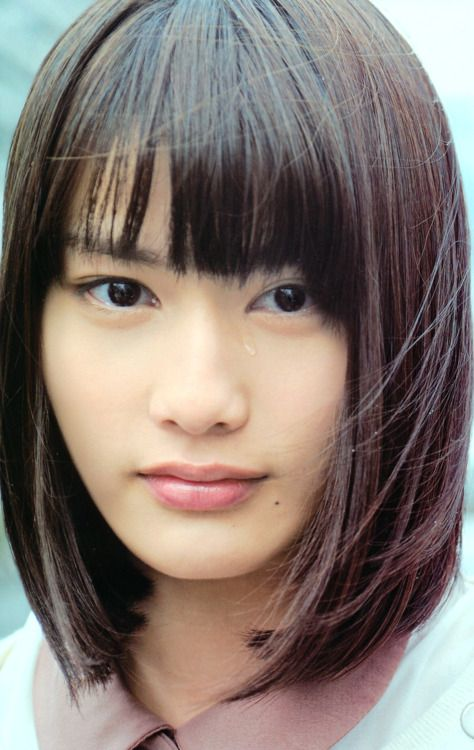
#> input picture untitled/photo5.jpg, 474 x 750 px
$ python 'face detection.py'   (Python 2 division)
#> lines starting #> are read from the running program, lines starting #| are printed output that depends on the picture; after the words box and inside, x2 and y2 are one past the last pixel; in counts of white or black regions, pixels touching at a corner belong together
import cv2

# load XML classifier
face_cascade = cv2.CascadeClassifier('C:\Media Evaluation\OpenCV\opencv\sources\data\haarcascades\haarcascade_frontalface_default.xml')
eye_cascade = cv2.CascadeClassifier('C:\Media Evaluation\OpenCV\opencv\sources\data\haarcascades\haarcascade_eye.xml')
print face_cascade
print eye_cascade
# load the image in gray
img = cv2.imread('photo5.jpg')
#> img is the input picture: shape (750, 474, 3); mean B, G, R 112.8, 119.4, 131.5
gray = cv2.cvtColor(img, cv2.COLOR_BGR2GRAY)
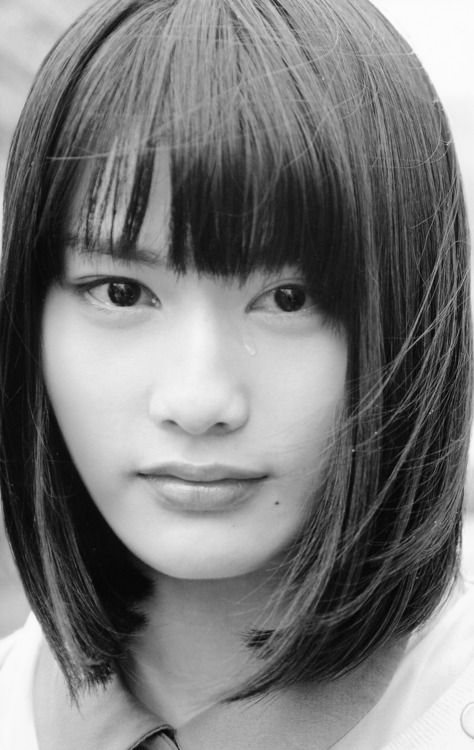
#> gray: shape (750, 474); min 0, max 253, mean 122.2

# list of rectangle containing the faces detected
faces = face_cascade.detectMultiScale(gray, 1.3, 5)
#> faces = ()

for (x, y, w, h) in faces:

    # Trace a blue rectangle around the face
    cv2.rectangle(img, (x, y), (x + w, y + h), (255, 0, 0), 2)

    roi_gray = gray[y:y + h, x:x + w]
    roi_color = img[y:y + h, x:x + w]

    # look for the eyes in the face
    eyes = eye_cascade.detectMultiScale(roi_gray)
    for (ex, ey, ew, eh) in eyes:
        cv2.rectangle(roi_color, (ex, ey), (ex + ew, ey + eh), (0, 255, 0))
#> this loop made 0 passes

cv2.imshow('img', img)
cv2.waitKey(0)
cv2.destroyAllWindows()

$ run again, with untitled/photo2.jpg copied over untitled/photo5.jpg
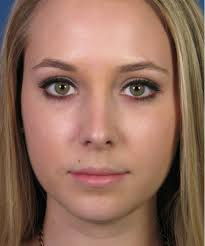
#> input picture untitled/photo2.jpg, 205 x 246 px
#> img is the input picture: shape (246, 205, 3); mean B, G, R 93.4, 110.2, 147.5
#> `gray = cv2.cvtColor(img, cv2.COLOR_BGR2GRAY)`:
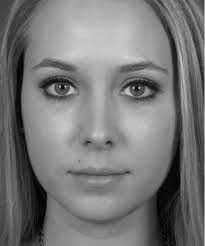
#> gray: shape (246, 205); min 0, max 216, mean 119.5
#> faces = [[15, 22, 173, 173]]
#> the loop `for (x, y, w, h) in faces:` made 1 pass
#> (x, y, w, h, eyes) on pass 1: (15, 22, 173, 173, [[97, 41, 52, 52], [60, 111, 22, 22], [18, 40, 50, 50]])
#> after the loop `for (x, y, w, h) in faces:`:
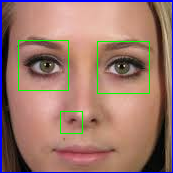
#> roi_color: shape (173, 173, 3); mean B, G, R 109, 119.3, 156.5

$ run again, with untitled/photo3.jpg copied over untitled/photo5.jpg
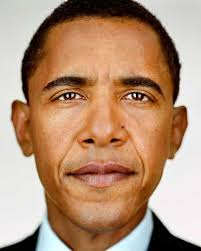
#> input picture untitled/photo3.jpg, 201 x 251 px
#> img is the input picture: shape (251, 201, 3); mean B, G, R 117.4, 144.1, 179.6
#> `gray = cv2.cvtColor(img, cv2.COLOR_BGR2GRAY)`:
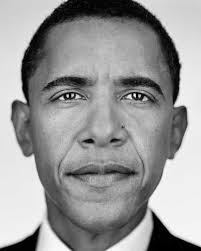
#> gray: shape (251, 201); min 0, max 255, mean 151.7
#> faces = [[20, 28, 166, 166]]
#> the loop `for (x, y, w, h) in faces:` made 1 pass
#> (x, y, w, h, eyes) on pass 1: (20, 28, 166, 166, [[23, 42, 47, 47], [55, 101, 24, 24], [96, 46, 43, 43]])
#> after the loop `for (x, y, w, h) in faces:`:
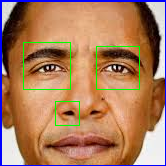
#> roi_color: shape (166, 166, 3); mean B, G, R 92.7, 124.6, 171.4

$ run again, with untitled/photo4.jpg copied over untitled/photo5.jpg
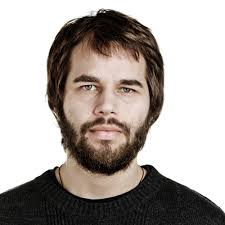
#> input picture untitled/photo4.jpg, 225 x 225 px
#> img is the input picture: shape (225, 225, 3); mean B, G, R 159.9, 164.6, 171.7
#> faces = [[53, 45, 110, 110]]
#> the loop `for (x, y, w, h) in faces:` made 1 pass
#> (x, y, w, h, eyes) on pass 1: (53, 45, 110, 110, [[20, 27, 29, 29], [62, 33, 24, 24]])
#> after the loop `for (x, y, w, h) in faces:`:
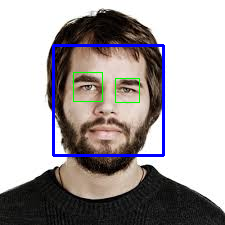
#> img: shape (225, 225, 3); 3.02% of pixels changed, all inside (x1, y1, x2, y2) = (52, 44, 165, 157)
#> after the loop `for (x, y, w, h) in faces:`:
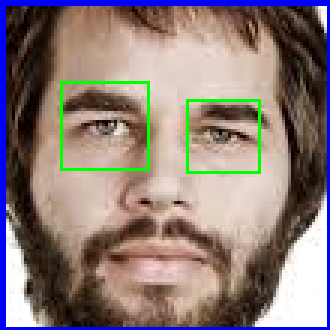
#> roi_color: shape (110, 110, 3) (shown 3 times larger); mean B, G, R 122, 124.7, 140.9
